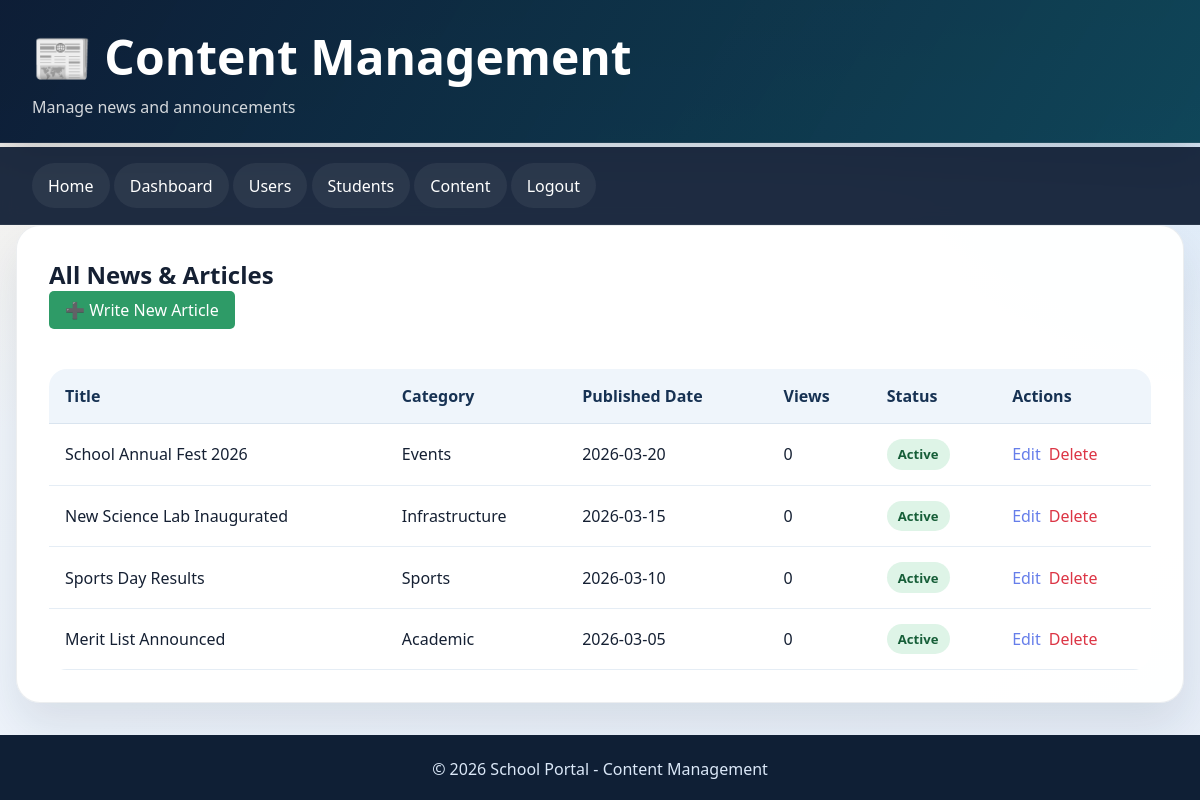
/pages/content_management.php (signed in), run on the app's committed database.
### tables this page shows
CREATE TABLE news (
    id INT PRIMARY KEY AUTO_INCREMENT,
    title VARCHAR(200) NOT NULL,
    content LONGTEXT NOT NULL,
    author_id INT,
    category VARCHAR(50),
    published_date DATE,
    views INT DEFAULT 0,
    is_featured TINYINT DEFAULT 0,
    is_active TINYINT DEFAULT 1,
    created_at TIMESTAMP DEFAULT CURRENT_TIMESTAMP,
    updated_at TIMESTAMP DEFAULT CURRENT_TIMESTAMP ON UPDATE CURRENT_TIMESTAMP,
    FOREIGN KEY (author_id) REFERENCES users(id),
    INDEX idx_published_date (published_date),
    INDEX idx_category (category),
    INDEX idx_active (is_active)
);

### pages/content_management.php (the view, shortened to what this page needs)
<?php
include '../includes/config.php';
$action = $_GET['action'] ?? 'list';
$edit_news = null;
$news_list = $conn->query("SELECT * FROM news ORDER BY published_date DESC");
?>
<!DOCTYPE html>
<html lang="en">
<head>
    <link rel="stylesheet" href="../css/style.css">
</head>
<body>
    <header>
        <h1>📰 Content Management</h1>
        <p>Manage news and announcements</p>
    </header>
    <nav>
        <a href="../index.html">Home</a>
        <a href="admin_dashboard.php">Dashboard</a>
        <a href="user_management.php">Users</a>
        <a href="student_management.php">Students</a>
        <a href="content_management.php">Content</a>
        <a href="logout.php">Logout</a>
    </nav>
    <div class="container">
        <?php if ($action == 'add' || $action == 'edit'): ?>
            <div class="card">
                <h2><?php echo $action == 'add' ? '➕ Write New Article' : '✏️ Edit Article'; ?></h2>
                <form method="POST">
                    <input type="hidden" name="save_news" value="1">
                    <?php if ($edit_news): ?>
                        <input type="hidden" name="news_id" value="<?php echo $edit_news['id']; ?>">
                    <?php endif; ?>
                    <div class="form-group">
                        <label for="title">Title:</label>
                        <input type="text" id="title" name="title" required value="<?php echo htmlspecialchars($edit_news['title'] ?? ''); ?>">
                    </div>
                    <div class="form-group">
                        <label for="content">Content:</label>
                        <textarea id="content" name="content" rows="10" required><?php echo htmlspecialchars($edit_news['content'] ?? ''); ?></textarea>
                    </div>
                    <div class="column-2">
                        <div class="form-group">
                            <label for="category">Category:</label>
                            <select id="category" name="category">
                                <option value="General" <?php echo (($edit_news['category'] ?? '') == 'General') ? 'selected' : ''; ?>>General</option>
                                <option value="Events" <?php echo (($edit_news['category'] ?? '') == 'Events') ? 'selected' : ''; ?>>Events</option>
                                <option value="Academic" <?php echo (($edit_news['category'] ?? '') == 'Academic') ? 'selected' : ''; ?>>Academic</option>
                                <option value="Sports" <?php echo (($edit_news['category'] ?? '') == 'Sports') ? 'selected' : ''; ?>>Sports</option>
                                <option value="Infrastructure" <?php echo (($edit_news['category'] ?? '') == 'Infrastructure') ? 'selected' : ''; ?>>Infrastructure</option>
                            </select>
                        </div>
                        <div class="form-group">
                            <label for="published_date">Published Date:</label>
                            <input type="date" id="published_date" name="published_date" value="<?php echo htmlspecialchars($edit_news['published_date'] ?? date('Y-m-d')); ?>">
                        </div>
                    </div>
                    <div style="display: grid; grid-template-columns: 1fr 1fr; gap: 1rem;">
                        <button type="submit">✅ Publish</button>
                        <a href="content_management.php" class="btn-secondary" style="padding: 0.75rem; text-align: center; text-decoration: none; border-radius: 5px; color: white;">❌ Cancel</a>
                    </div>
                </form>
            </div>
        <?php else: ?>
            <div class="card">
                <h2>All News & Articles</h2>
                <a href="content_management.php?action=add" class="btn-success" style="display: inline-block; padding: 0.5rem 1rem; margin-bottom: 1rem; text-decoration: none; color: white; border-radius: 5px;">➕ Write New Article</a>
                <table>
                    <thead>
                        <tr>
                            <th>Title</th>
                            <th>Category</th>
                            <th>Published Date</th>
                            <th>Views</th>
                            <th>Status</th>
                            <th>Actions</th>
                        </tr>
                    </thead>
                    <tbody>
                        <?php
                        while ($news = $news_list->fetch_assoc()) {
                            echo "<tr>";
                            echo "<td>" . htmlspecialchars(substr($news['title'], 0, 40)) . "</td>";
                            echo "<td>" . htmlspecialchars($news['category']) . "</td>";
                            echo "<td>" . htmlspecialchars($news['published_date']) . "</td>";
                            echo "<td>" . htmlspecialchars($news['views']) . "</td>";
                            echo "<td><span class='badge badge-" . ($news['is_active'] ? 'success' : 'danger') . "'>" . ($news['is_active'] ? 'Active' : 'Inactive') . "</span></td>";
                            echo "<td>";
                            echo "<a href='content_management.php?action=edit&id={$news['id']}' style='color: #667eea; text-decoration: none; margin-right: 0.5rem;'>Edit</a>";
                            echo "<a href='content_management.php?action=delete&id={$news['id']}' onclick='return confirm(\"Are you sure?\")' style='color: #dc3545; text-decoration: none;'>Delete</a>";
                            echo "</td>";
                            echo "</tr>";
                        }
                        ?>
                    </tbody>
                </table>
            </div>
        <?php endif; ?>
    </div>
    <footer>
        <p>&copy; 2026 School Portal - Content Management</p>
    </footer>
</body>
</html>

### css/style.css (style rules this page uses)
* { margin: 0; padding: 0; box-sizing: border-box; }
body { font-family: "Segoe UI", Tahoma, Geneva, Verdana, sans-serif; background: radial-gradient(circle at top left, rgba(255, 214, 153, 0.22), transparent 30%), radial-gradient(circle at top right, rgba(108, 180, 238, 0.18), transparent 28%), linear-gradient(145deg, #f4f7fb 0%, #edf3fb 48%, #e7eef8 100%); color: #152033; min-height: 100vh; display: flex; flex-direction: column; }
a { color: inherit; }
.container { width: min(1180px, calc(100% - 32px)); margin: 0 auto; }
.site-header, header { color: #fff; background: linear-gradient(120deg, rgba(13, 29, 54, 0.95), rgba(15, 74, 92, 0.88)), linear-gradient(180deg, #102038, #0f2742); border-bottom: 1px solid rgba(255, 255, 255, 0.08); box-shadow: 0 18px 40px rgba(9, 24, 47, 0.18); }
header { padding: 1.5rem 2rem; margin-bottom: 1.25rem; }
header h1 { font-size: clamp(2rem, 4vw, 3.2rem); margin-bottom: 0.45rem; }
header p, .header-copy { font-size: 1rem; color: rgba(255, 255, 255, 0.82); max-width: 720px; }
.main-nav, nav { background: rgba(12, 27, 49, 0.92); backdrop-filter: blur(8px); border-bottom: 1px solid rgba(255, 255, 255, 0.06); }
nav { padding: 1rem 2rem; margin-top: -1rem; }
nav a { color: #fff; text-decoration: none; padding: 0.72rem 1rem; border-radius: 999px; transition: transform 0.2s ease, background 0.2s ease, box-shadow 0.2s ease; display: inline-block; background: rgba(255, 255, 255, 0.06); }
.card { background: rgba(255, 255, 255, 0.96); border: 1px solid rgba(17, 41, 69, 0.08); border-radius: 24px; box-shadow: 0 22px 45px rgba(18, 38, 63, 0.1); padding: 2rem; margin-bottom: 2rem; animation: slideIn 0.32s ease-out; }
.btn-success { background: #2e9b67; }
table { width: 100%; border-collapse: collapse; margin-top: 1.5rem; overflow: hidden; border-radius: 18px; }
table th { background: #eff5fb; padding: 1rem; text-align: left; font-weight: 700; border-bottom: 1px solid #d9e4ef; color: #173253; }
table td { padding: 0.95rem 1rem; border-bottom: 1px solid #e5edf5; background: rgba(255, 255, 255, 0.8); }
.badge { display: inline-block; padding: 0.38rem 0.7rem; border-radius: 999px; font-size: 0.82rem; font-weight: 700; }
.badge-success { background: #def4e7; color: #165e38; }
footer { background: #0f1f35; color: #dbe8f8; text-align: center; padding: 1.4rem; margin-top: auto; }

### data on the page
news: title "School Annual Fest 2026", category "Events", published_date "2026-03-20", views "0", is_active "Active"
news: title "New Science Lab Inaugurated", category "Infrastructure", published_date "2026-03-15", views "0", is_active "Active"
news: title "Sports Day Results", category "Sports", published_date "2026-03-10", views "0", is_active "Active"
news: title "Merit List Announced", category "Academic", published_date "2026-03-05", views "0", is_active "Active"
